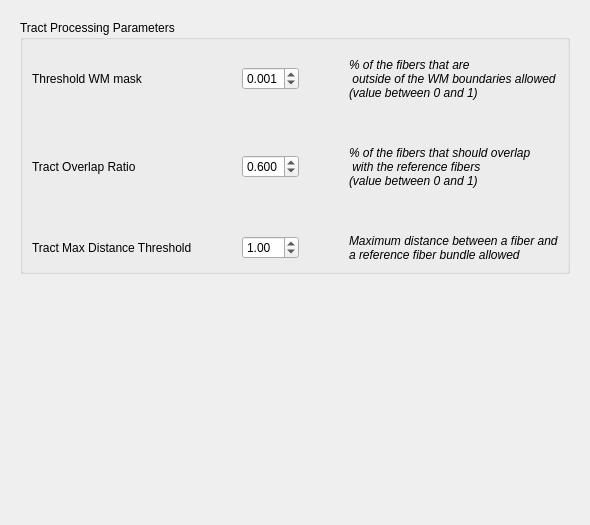
      <widget class="QWidget" name="processing_parameters_tab">
       <attribute name="title">
        <string>Processing</string>
       </attribute>
       <layout class="QVBoxLayout" name="verticalLayout_27">
        <item>
         <widget class="QWidget" name="processing_parameters_widget" native="true">
          <layout class="QVBoxLayout" name="verticalLayout_28">
           <property name="bottomMargin">
            <number>200</number>
           </property>
           <item>
            <widget class="QGroupBox" name="processing_parameters_groupBox">
             <property name="title">
              <string>Tract Processing Parameters</string>
             </property>
             <layout class="QGridLayout" name="gridLayout_11">
              <property name="topMargin">
               <number>18</number>
              </property>
              <property name="horizontalSpacing">
               <number>50</number>
              </property>
              <item row="0" column="0">
               <widget class="QLabel" name="thresholdWMmask_label">
                <property name="text">
                 <string>Threshold WM mask</string>
                </property>
               </widget>
              </item>
              <item row="0" column="1">
               <widget class="QDoubleSpinBox" name="para_thresholdWMmask_spinBox">
                <property name="decimals">
                 <number>3</number>
                </property>
                <property name="maximum">
                 <double>1.000000000000000</double>
                </property>
                <property name="singleStep">
                 <double>0.001000000000000</double>
                </property>
                <property name="value">
                 <double>0.001000000000000</double>
                </property>
               </widget>
              </item>
              <item row="0" column="2">
               <widget class="QLabel" name="thresholdWMmask_descr_label">
                <property name="font">
                 <font>
                  <italic>true</italic>
                 </font>
                </property>
                <property name="text">
                 <string>% of the fibers that are
 outside of the WM boundaries allowed 
(value between 0 and 1)</string>
                </property>
               </widget>
              </item>
              <item row="2" column="0">
               <widget class="QLabel" name="tractOverlapRatio_label">
                <property name="text">
                 <string>Tract Overlap Ratio</string>
                </property>
               </widget>
              </item>
              <item row="2" column="1">
               <widget class="QDoubleSpinBox" name="para_tractOverlapRatio_spinBox">
                <property name="decimals">
                 <number>3</number>
                </property>
                <property name="maximum">
                 <double>1.000000000000000</double>
                </property>
                <property name="singleStep">
                 <double>0.001000000000000</double>
                </property>
                <property name="value">
                 <double>0.600000000000000</double>
                </property>
               </widget>
              </item>
              <item row="2" column="2">
               <widget class="QLabel" name="tractOverlapRatio_label_2">
                <property name="font">
                 <font>
                  <italic>true</italic>
                 </font>
                </property>
                <property name="text">
                 <string>% of the fibers that should overlap
 with the reference fibers 
(value between 0 and 1)</string>
                </property>
               </widget>
              </item>
              <item row="1" column="1">
               <spacer name="verticalSpacer_2">
                <property name="orientation">
                 <enum>Qt::Vertical</enum>
                </property>
                <property name="sizeHint" stdset="0">
                 <size>
                  <width>20</width>
                  <height>40</height>
                 </size>
                </property>
               </spacer>
              </item>
              <item row="5" column="0">
               <widget class="QLabel" name="tractMaxDistThreshold_label">
                <property name="text">
                 <string>Tract Max Distance Threshold</string>
                </property>
               </widget>
              </item>
              <item row="5" column="2">
               <widget class="QLabel" name="traxtMaxDistThreshold_descr_label">
                <property name="font">
                 <font>
                  <italic>true</italic>
                 </font>
                </property>
                <property name="text">
                 <string>Maximum distance between a fiber and 
a reference fiber bundle allowed</string>
                </property>
               </widget>
              </item>
              <item row="4" column="1">
               <spacer name="verticalSpacer_3">
                <property name="orientation">
                 <enum>Qt::Vertical</enum>
                </property>
                <property name="sizeHint" stdset="0">
                 <size>
                  <width>20</width>
                  <height>40</height>
                 </size>
                </property>
               </spacer>
              </item>
              <item row="5" column="1">
               <widget class="QDoubleSpinBox" name="para_tractMaxDistThreshold_spinBox">
                <property name="value">
                 <double>1.000000000000000</double>
                </property>
               </widget>
              </item>
             </layout>
            </widget>
           </item>
           <item>
            <spacer name="verticalSpacer">
             <property name="orientation">
              <enum>Qt::Vertical</enum>
             </property>
             <property name="sizeHint" stdset="0">
              <size>
               <width>20</width>
               <height>40</height>
              </size>
             </property>
            </spacer>
           </item>
          </layout>
         </widget>
        </item>
       </layout>
      </widget>
